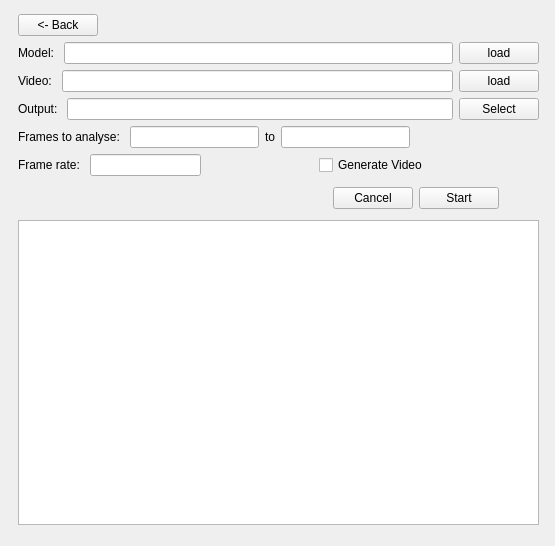
<?xml version="1.0" encoding="UTF-8"?>
<ui version="4.0">
 <class>AnalyseWindow</class>
 <widget class="QMainWindow" name="AnalyseWindow">
  <property name="geometry">
   <rect>
    <x>0</x>
    <y>0</y>
    <width>555</width>
    <height>546</height>
   </rect>
  </property>
  <property name="sizePolicy">
   <sizepolicy hsizetype="Preferred" vsizetype="MinimumExpanding">
    <horstretch>0</horstretch>
    <verstretch>0</verstretch>
   </sizepolicy>
  </property>
  <property name="windowTitle">
   <string>Analyse and Track</string>
  </property>
  <widget class="QWidget" name="centralwidget">
   <widget class="QWidget" name="verticalLayoutWidget">
    <property name="geometry">
     <rect>
      <x>18</x>
      <y>14</y>
      <width>521</width>
      <height>511</height>
     </rect>
    </property>
    <layout class="QVBoxLayout" name="verticalLayout">
     <item>
      <layout class="QHBoxLayout" name="horizontalLayout_4">
       <item>
        <widget class="QPushButton" name="btnBack">
         <property name="text">
          <string>&lt;- Back</string>
         </property>
        </widget>
       </item>
       <item>
        <spacer name="horizontalSpacer_6">
         <property name="orientation">
          <enum>Qt::Horizontal</enum>
         </property>
         <property name="sizeHint" stdset="0">
          <size>
           <width>40</width>
           <height>20</height>
          </size>
         </property>
        </spacer>
       </item>
      </layout>
     </item>
     <item>
      <layout class="QHBoxLayout" name="horizontalLayout_6">
       <item>
        <widget class="QLabel" name="label_5">
         <property name="text">
          <string>Model: </string>
         </property>
        </widget>
       </item>
       <item>
        <widget class="QLineEdit" name="lineEditModelPath"/>
       </item>
       <item>
        <widget class="QPushButton" name="btnLoadModel">
         <property name="text">
          <string>load</string>
         </property>
        </widget>
       </item>
      </layout>
     </item>
     <item>
      <layout class="QHBoxLayout" name="horizontalLayout">
       <item>
        <widget class="QLabel" name="label">
         <property name="text">
          <string>Video: </string>
         </property>
        </widget>
       </item>
       <item>
        <widget class="QLineEdit" name="lineEditVideoPath"/>
       </item>
       <item>
        <widget class="QPushButton" name="btnLoadVideo">
         <property name="text">
          <string>load</string>
         </property>
        </widget>
       </item>
      </layout>
     </item>
     <item>
      <layout class="QHBoxLayout" name="horizontalLayout_9">
       <item>
        <widget class="QLabel" name="label_10">
         <property name="text">
          <string>Output: </string>
         </property>
        </widget>
       </item>
       <item>
        <widget class="QLineEdit" name="lineEditOutputPath"/>
       </item>
       <item>
        <widget class="QPushButton" name="btnSelectOutputPath">
         <property name="text">
          <string>Select</string>
         </property>
        </widget>
       </item>
      </layout>
     </item>
     <item>
      <layout class="QHBoxLayout" name="horizontalLayout_7">
       <item>
        <widget class="QLabel" name="label_6">
         <property name="text">
          <string>Frames to analyse: </string>
         </property>
        </widget>
       </item>
       <item>
        <widget class="QLineEdit" name="lineEditFrameToAnalyse"/>
       </item>
       <item>
        <widget class="QLabel" name="label_7">
         <property name="text">
          <string>to</string>
         </property>
        </widget>
       </item>
       <item>
        <widget class="QLineEdit" name="lineEditTotalFrame"/>
       </item>
       <item>
        <layout class="QHBoxLayout" name="horizontalLayout_2">
         <item>
          <spacer name="horizontalSpacer_3">
           <property name="orientation">
            <enum>Qt::Horizontal</enum>
           </property>
           <property name="sizeHint" stdset="0">
            <size>
             <width>40</width>
             <height>20</height>
            </size>
           </property>
          </spacer>
         </item>
        </layout>
       </item>
      </layout>
     </item>
     <item>
      <layout class="QHBoxLayout" name="horizontalLayout_8">
       <item>
        <widget class="QLabel" name="label_9">
         <property name="text">
          <string>Frame rate: </string>
         </property>
        </widget>
       </item>
       <item>
        <widget class="QLineEdit" name="lineEditFrameRate"/>
       </item>
       <item>
        <spacer name="horizontalSpacer_5">
         <property name="orientation">
          <enum>Qt::Horizontal</enum>
         </property>
         <property name="sizeHint" stdset="0">
          <size>
           <width>40</width>
           <height>20</height>
          </size>
         </property>
        </spacer>
       </item>
       <item>
        <widget class="QCheckBox" name="checkGenerateVideo">
         <property name="text">
          <string>Generate Video</string>
         </property>
         <property name="checkable">
          <bool>true</bool>
         </property>
         <property name="checked">
          <bool>false</bool>
         </property>
        </widget>
       </item>
       <item>
        <spacer name="horizontalSpacer_4">
         <property name="orientation">
          <enum>Qt::Horizontal</enum>
         </property>
         <property name="sizeHint" stdset="0">
          <size>
           <width>40</width>
           <height>20</height>
          </size>
         </property>
        </spacer>
       </item>
       <item>
        <layout class="QHBoxLayout" name="horizontalLayout_3"/>
       </item>
      </layout>
     </item>
     <item>
      <spacer name="verticalSpacer_2">
       <property name="orientation">
        <enum>Qt::Vertical</enum>
       </property>
       <property name="sizeType">
        <enum>QSizePolicy::Fixed</enum>
       </property>
       <property name="sizeHint" stdset="0">
        <size>
         <width>20</width>
         <height>5</height>
        </size>
       </property>
      </spacer>
     </item>
     <item>
      <layout class="QHBoxLayout" name="horizontalLayout_10">
       <item>
        <spacer name="horizontalSpacer">
         <property name="orientation">
          <enum>Qt::Horizontal</enum>
         </property>
         <property name="sizeType">
          <enum>QSizePolicy::Expanding</enum>
         </property>
         <property name="sizeHint" stdset="0">
          <size>
           <width>100</width>
           <height>20</height>
          </size>
         </property>
        </spacer>
       </item>
       <item>
        <widget class="QPushButton" name="btnCancel">
         <property name="text">
          <string>Cancel</string>
         </property>
        </widget>
       </item>
       <item>
        <widget class="QPushButton" name="btnStart">
         <property name="sizePolicy">
          <sizepolicy hsizetype="Minimum" vsizetype="Fixed">
           <horstretch>0</horstretch>
           <verstretch>0</verstretch>
          </sizepolicy>
         </property>
         <property name="text">
          <string>Start</string>
         </property>
        </widget>
       </item>
       <item>
        <spacer name="horizontalSpacer_2">
         <property name="orientation">
          <enum>Qt::Horizontal</enum>
         </property>
         <property name="sizeType">
          <enum>QSizePolicy::Minimum</enum>
         </property>
         <property name="sizeHint" stdset="0">
          <size>
           <width>40</width>
           <height>20</height>
          </size>
         </property>
        </spacer>
       </item>
      </layout>
     </item>
     <item>
      <spacer name="verticalSpacer">
       <property name="orientation">
        <enum>Qt::Vertical</enum>
       </property>
       <property name="sizeType">
        <enum>QSizePolicy::Preferred</enum>
       </property>
       <property name="sizeHint" stdset="0">
        <size>
         <width>20</width>
         <height>5</height>
        </size>
       </property>
      </spacer>
     </item>
     <item>
      <layout class="QVBoxLayout" name="verticalLayout_2">
       <item>
        <widget class="QTextEdit" name="textEditConsol"/>
       </item>
      </layout>
     </item>
    </layout>
   </widget>
  </widget>
 </widget>
 <resources/>
 <connections/>
</ui>
